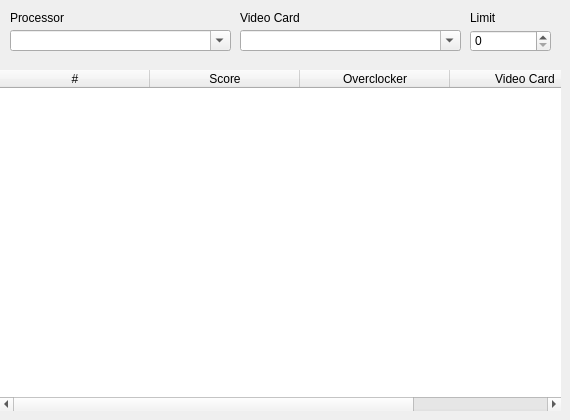
        <widget class="QWidget" name="tab_6">
         <attribute name="title">
          <string>Browse</string>
         </attribute>
         <widget class="QTableWidget" name="table_WR_2">
          <property name="geometry">
           <rect>
            <x>0</x>
            <y>70</y>
            <width>561</width>
            <height>341</height>
           </rect>
          </property>
          <property name="autoFillBackground">
           <bool>false</bool>
          </property>
          <property name="frameShape">
           <enum>QFrame::NoFrame</enum>
          </property>
          <property name="showDropIndicator" stdset="0">
           <bool>false</bool>
          </property>
          <property name="dragDropOverwriteMode">
           <bool>false</bool>
          </property>
          <property name="alternatingRowColors">
           <bool>true</bool>
          </property>
          <property name="selectionMode">
           <enum>QAbstractItemView::NoSelection</enum>
          </property>
          <property name="selectionBehavior">
           <enum>QAbstractItemView::SelectRows</enum>
          </property>
          <property name="sortingEnabled">
           <bool>true</bool>
          </property>
          <attribute name="horizontalHeaderDefaultSectionSize">
           <number>150</number>
          </attribute>
          <attribute name="horizontalHeaderStretchLastSection">
           <bool>true</bool>
          </attribute>
          <attribute name="verticalHeaderVisible">
           <bool>false</bool>
          </attribute>
          <attribute name="verticalHeaderStretchLastSection">
           <bool>false</bool>
          </attribute>
          <column>
           <property name="text">
            <string>#</string>
           </property>
          </column>
          <column>
           <property name="text">
            <string>Score</string>
           </property>
          </column>
          <column>
           <property name="text">
            <string>Overclocker</string>
           </property>
          </column>
          <column>
           <property name="text">
            <string>Video Card</string>
           </property>
          </column>
         </widget>
         <widget class="QComboBox" name="comboBox">
          <property name="geometry">
           <rect>
            <x>10</x>
            <y>30</y>
            <width>221</width>
            <height>21</height>
           </rect>
          </property>
          <property name="editable">
           <bool>true</bool>
          </property>
         </widget>
         <widget class="QLabel" name="lblHideLogo_2">
          <property name="geometry">
           <rect>
            <x>10</x>
            <y>10</y>
            <width>151</width>
            <height>16</height>
           </rect>
          </property>
          <property name="font">
           <font>
            <pointsize>9</pointsize>
            <weight>50</weight>
            <bold>false</bold>
           </font>
          </property>
          <property name="whatsThis">
           <string>Use Manual if you experience problems with old cards or IGP.</string>
          </property>
          <property name="text">
           <string>Processor</string>
          </property>
         </widget>
         <widget class="QLabel" name="lblHideLogo_3">
          <property name="geometry">
           <rect>
            <x>240</x>
            <y>10</y>
            <width>151</width>
            <height>16</height>
           </rect>
          </property>
          <property name="font">
           <font>
            <pointsize>9</pointsize>
            <weight>50</weight>
            <bold>false</bold>
           </font>
          </property>
          <property name="whatsThis">
           <string>Use Manual if you experience problems with old cards or IGP.</string>
          </property>
          <property name="text">
           <string>Video Card</string>
          </property>
         </widget>
         <widget class="QComboBox" name="comboBox_2">
          <property name="geometry">
           <rect>
            <x>240</x>
            <y>30</y>
            <width>221</width>
            <height>21</height>
           </rect>
          </property>
          <property name="editable">
           <bool>true</bool>
          </property>
         </widget>
         <widget class="QLabel" name="lblHideLogo_4">
          <property name="geometry">
           <rect>
            <x>470</x>
            <y>10</y>
            <width>61</width>
            <height>16</height>
           </rect>
          </property>
          <property name="font">
           <font>
            <pointsize>9</pointsize>
            <weight>50</weight>
            <bold>false</bold>
           </font>
          </property>
          <property name="whatsThis">
           <string>Use Manual if you experience problems with old cards or IGP.</string>
          </property>
          <property name="text">
           <string>Limit</string>
          </property>
         </widget>
         <widget class="QSpinBox" name="spinBox">
          <property name="geometry">
           <rect>
            <x>470</x>
            <y>30</y>
            <width>81</width>
            <height>22</height>
           </rect>
          </property>
         </widget>
        </widget>
